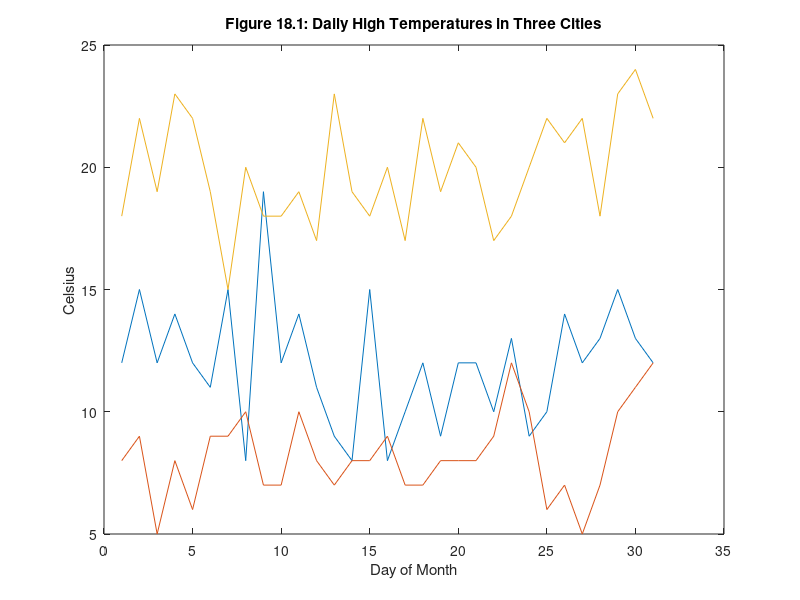

Reproduce this figure in MATLAB.
%(MM1801.m plot)
temps =[12  8  18
  15  9  22
  12  5  19
  14  8  23
  12  6  22
  11  9  19
  15  9  15
  8  10  20
  19  7  18
  12  7  18
  14  10  19
  11  8  17
  9  7  23
  8  8  19
  15  8  18
  8  9  20
  10  7  17
  12  7  22
  9  8  19
  12  8  21
  12  8  20
  10  9  17
  13  12  18
  9  10  20
  10  6  22
  14  7  21
  12  5  22
  13  7  18
  15  10  23
  13  11  24
  12  12  22];
d = 1:31;   % number the days of the month
plot(d,temps)

xlabel('Day of Month'), ylabel('Celsius')
title('Figure 18.1: Daily High Temperatures in Three Cities')
